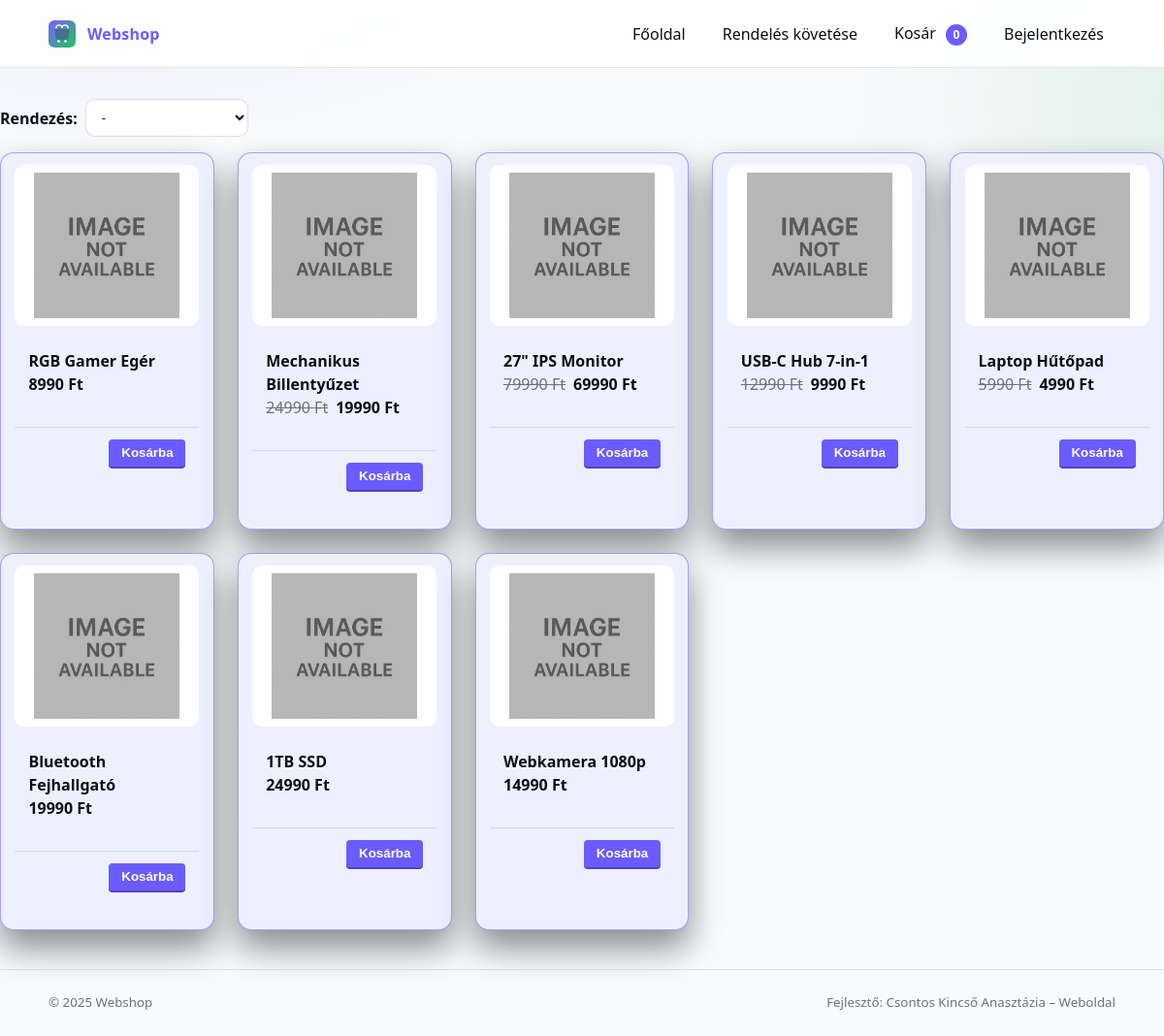
The page / on the database its author committed.
### tables this page shows
CREATE TABLE `products` (
  `id` int(255) NOT NULL,
  `name` varchar(255) NOT NULL,
  `price` int(255) NOT NULL,
  `sale_price` int(255) NOT NULL,
  `quantity` int(255) NOT NULL,
  `sold_quantity` int(255) NOT NULL,
  `description` varchar(255) NOT NULL,
  `picture` varchar(255) NOT NULL
);

### index.php (the view, shortened to what this page needs)
<?php
    require "assets/php/config.php";
    $rendezes = "default";
    switch($rendezes){
        case "default":
            $lekerdezes = "SELECT * FROM products";
            break;
    }
    $talalt = $conn->query($lekerdezes);
?>
<!DOCTYPE html>
<html lang='hu'>
<head>
    <link rel='stylesheet' href='assets/css/styles.css'>
</head>
<body>
    <main>
        <?php include 'assets/php/navbar.php'; ?>
        <div class="products">
            <form method="post">
                <label>Rendezés: </label>
                <select name="sorter" onchange="this.form.submit()">
                    <option value="default" <?php if($rendezes == "default") echo "selected"; ?>>-</option>
                </select>
            </form>
            <div class="product-list">
                <?php while($termek = $talalt->fetch_assoc()): ?>
                    <article class="card product">
                        <div class="thumb">
                            <img src="<?= $termek['image_path'] ?? 'assets/img/placeholder.png' ?>"
                                 alt="<?= $termek['name'] ?>">
                        </div>
                        <div class="card-body">
                            <div class="title">
                                <a href="product.php?id=<?= $termek['id'] ?>">
                                    <?= $termek['name'] ?>
                                </a>
                            </div>
                            <?php if($termek['sale_price'] == 0): ?>
                                <span class="price"><?= $termek['price'] ?> Ft</span>
                            <?php else: ?>
                                <div class="price-row">
                                    <span class="price old"><?= $termek['price'] ?> Ft</span>
                                    <span class="price"><?= $termek['sale_price'] ?> Ft</span>
                                </div>
                            <?php endif; ?>
                        </div>
                        <div class="card-footer">
                            <form method="post">
                                <button type="submit" name="cart-btn">Kosárba</button>
                            </form>
                        </div>
                    </article>
                <?php endwhile; ?>
            </div>
        </div>
        <?php include 'assets/php/footer.php'; ?>
    </main>
</body>
</html>

### assets/php/navbar.php (shortened to what this page needs)
<?php
    $isLoggedIn = false;
    $user = null;
?>
<nav>
    <div class="container navbar">
        <a class="brand" href="index.php">
            <img src="assets/img/logo.svg" alt="Logo">
            <span>Webshop</span>
        </a>
        <div class="nav-links">
            <a href="index.php">Főoldal</a>
            <a href="order.php">Rendelés követése</a>
            <a href="cart.php">
                Kosár
                <span class="badge">
                    <?= isset($_SESSION["kosar"]) ? count($_SESSION["kosar"]) : 0 ?>
                </span>
            </a>
            <?php if ($isLoggedIn): ?>
                <span>Helló, <?= $user['username'] ?></span>
                <a href="assets/php/logout.php">Kijelentkezés</a>
            <?php else: ?>
                <a href="login.php">Bejelentkezés</a>
            <?php endif; ?>
        </div>
    </div>
</nav>

### assets/php/footer.php
<?php
    echo '
        <footer>
          <div class="container row spread">
            <small>&copy; 2025 Webshop</small>
            <small>Fejlesztő: Csontos Kincső Anasztázia – <a href="https://doomhyena.hu/">Weboldal</a></small>
          </div>
        </footer>
    ';
?>

### rows shown on the page
products: name "RGB Gamer Egér", price "8990"
products: name "Mechanikus Billentyűzet", price "24990", sale_price "19990"
products: name "27\" IPS Monitor", price "79990", sale_price "69990"
products: name "USB-C Hub 7-in-1", price "12990", sale_price "9990"
products: name "Laptop Hűtőpad", price "5990", sale_price "4990"
products: name "Bluetooth Fejhallgató", price "19990"
products: name "1TB SSD", price "24990"
products: name "Webkamera 1080p", price "14990"

### other values the page prints
count($_SESSION["kosar"]) "0"
